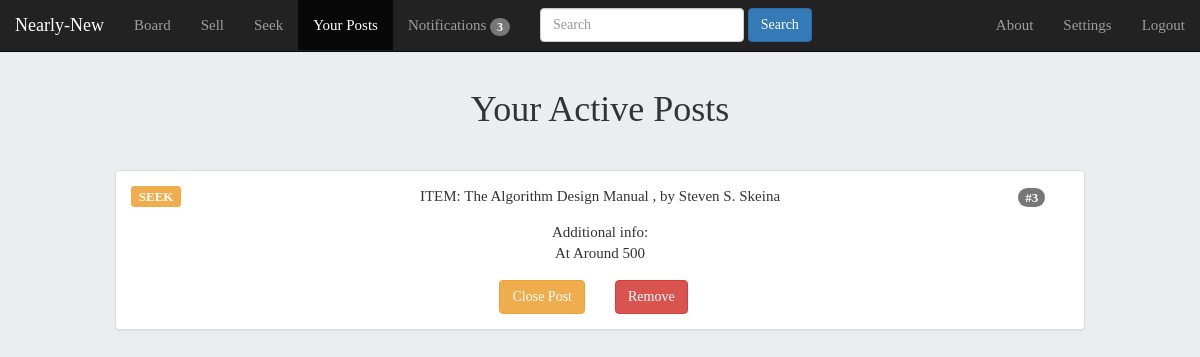
Page /your_posts/ (signed in) on the committed database.
### tables this page shows
CREATE TABLE posts (tr_id INTEGER NOT NULL PRIMARY KEY AUTOINCREMENT, type TEXT,user_id TEXT,content TEXT,selling_p TEXT,used_for TEXT, add_info TEXT, closed TEXT);

### main.py (the view)
@app.route('/your_posts/')
@login_required
def your_posts():
    cur,conn=connection()
    cur.execute('SELECT * FROM posts WHERE user_id=? ORDER BY tr_id DESC',(session['user_id'],))
    data=cur.fetchall()
    cur.close()
    conn.close()
    notif_count=get_notifs()
    return render_template('your_posts.html',data=data,notif_count=notif_count)

### main.py (called while the page is built)
def login_required(f):
    @wraps(f)
    def wrap(*args, **kwargs):
        if 'logged_in' in session and session['verified']==True:
            return f(*args,**kwargs)
        else:
            return redirect (url_for('login_page'))
    return wrap

def connection():
    conn=sqlite3.connect('users.sqlite')
    cur=conn.cursor()
    return (cur,conn)

### templates/your_posts.html (shortened to what this page needs)
{%extends 'header.html'%}
{%block your_posts_active%}class="active"
{%endblock%}
{%block body%}
  <div class="page-header" align="center">
  <h1>Your Active Posts</h1>
</div>
{%for el in data%}
{%if el[1]=='S'%}
<div class="col-md-10 col-xs-10 col-md-offset-1 col-xs-offset-1">
  <div class="panel panel-default">
    <div class="panel-body">
  <div class="row">
    {%if el[7]=='y'%}
    <div class="col-md-1 col-xs-2">
      <span style="font-size:13px;" class="label label-success">CLOSED</span>
    </div>
    {%else%}
    <div class="col-md-1 col-xs-2">
      <span style="font-size:13px;" class="label label-primary">SELL</span>
    </div>
    {%endif%}
    <div class="col-md-10 col-xs-8" align="center">
      <p>ITEM: {{el[3]}}</p>
  </div>
  <div class="col-md-1 col-xs-2">
    <span style="font-size:13px;" class="badge">#{{el[0]}}</span>
</div>
</div>
{%if not el[6]=='NULL'%}
<div class="row" align="center" style="padding:5px;">
<div class="col-md-4 col-xs-12">
  <p>Selling Price<br>{%if el[4]=='0'%}Free{%else%}{{el[4]}}{%endif%}</p>
</div>
<div class="col-md-4 col-xs-12">
  <p>Used For<br>{{el[5]}}</p>
</div>
<div class="col-md-4 col-xs-12">
  <p>Additional Info:<br>{{el[6]}}</p>
</div>
</div>
{%else%}
<div class="row" align="center" style="padding:5px;">
<div class="col-md-6 col-xs-12">
  <p>Selling Price<br>{%if el[4]=='0'%}Free{%else%}{{el[4]}}{%endif%}</p>
</div>
<div class="col-md-6 col-xs-12">
  <p>Used For<br>{{el[5]}}</p>
</div>
</div>
{%endif%}
{%if el[7]=='n'%}
<div class="row" align="center">
  <div class="col-md-6 col-xs-6" align="right">
  <button type="button" class="btn btn-warning"><a style="color:white;text-decoration:none;" href="{{url_for('close_post',tr_id=el[0])}}">Close Post</a></button>
  </div>
<div class="col-md-6 col-xs-6" align="left">
<button type="button" class="btn btn-danger"><a style="color:white;text-decoration:none;" href="{{url_for('remove_post',tr_id=el[0])}}">Remove</a></button>
</div>
</div>
{%else%}
<div class="row" align="center">
  <div class="col-md-12 col-xs-12" align="center">
<button type="button" class="btn btn-danger"><a style="color:white;text-decoration:none;" href="{{url_for('remove_post',tr_id=el[0])}}">Remove</a></button>
  </div>
</div>
{%endif%}
</div>
</div>
</div>
{%else%}
<div class="col-md-10 col-xs-10 col-md-offset-1 col-xs-offset-1">
  <div class="panel panel-default">
    <div class="panel-body">
  <div class="row">
    {%if el[7]=='y'%}
    <div class="col-md-1 col-xs-2">
      <span style="font-size:13px;" class="label label-success">CLOSED</span>
    </div>
    {%else%}
    <div class="col-md-1 col-xs-2">
      <span style="font-size:13px;" class="label label-warning">SEEK</span>
    </div>
    {%endif%}
    <div class="col-md-10 col-xs-8" align="center">
      <p>ITEM: {{el[3]}}</p>
  </div>
  <div class="col-md-1 col-xs-2">
    <span style="font-size:13px;" class="badge">#{{el[0]}}</span>
</div>
</div>
{%if not el[6]=='NULL'%}
<div class="row" align="center" style="padding:5px;">
<div class="col-md-12 col-xs-12">
  <p>Additional info:<br>{{el[6]}}</p>
</div>
</div>
{%endif%}
{%if el[7]=='n'%}
<div class="row" align="center">
  <div class="col-md-6 col-xs-6" align="right">
  <button type="button" class="btn btn-warning"><a style="color:white;text-decoration:none;" href="{{url_for('close_post',tr_id=el[0])}}">Close Post</a></button>
  </div>
  <div class="col-md-6 col-xs-6" align="left">
  <button type="button" class="btn btn-danger"><a style="color:white;text-decoration:none;" href="{{url_for('remove_post',tr_id=el[0])}}">Remove</a></button>
  </div>
</div>
{%else%}
<div class="row" align="center">
  <div class="col-md-12 col-xs-12" align="center">
  <button type="button" class="btn btn-danger"><a style="color:white;text-decoration:none;" href="{{url_for('remove_post',tr_id=el[0])}}">Remove</a></button>
  </div>
</div>
{%endif%}
</div>
</div>
</div>
{%endif%}
{%endfor%}
{%endblock%}

### static/css/body.css (style rules this page uses)
body { background-color:#EBEEEF; font-family:tahoma; font-size: 15px; }

### rows in the picture
posts: closed "SEEK", content "The Algorithm Design Manual , by Steven S. Skeina", tr_id "3", add_info "At Around 500"

### other values in the picture
{{ notif_count }} "3"
